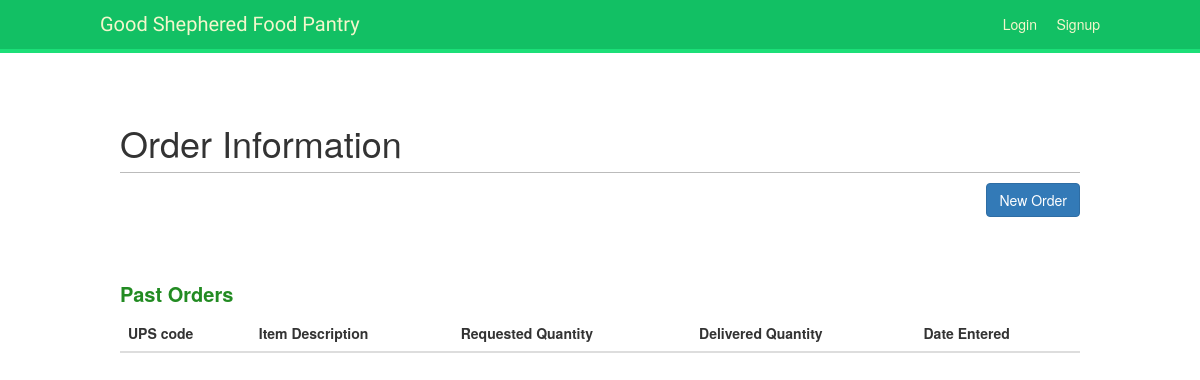
Page /client/2/orders/ on the earlier database version.
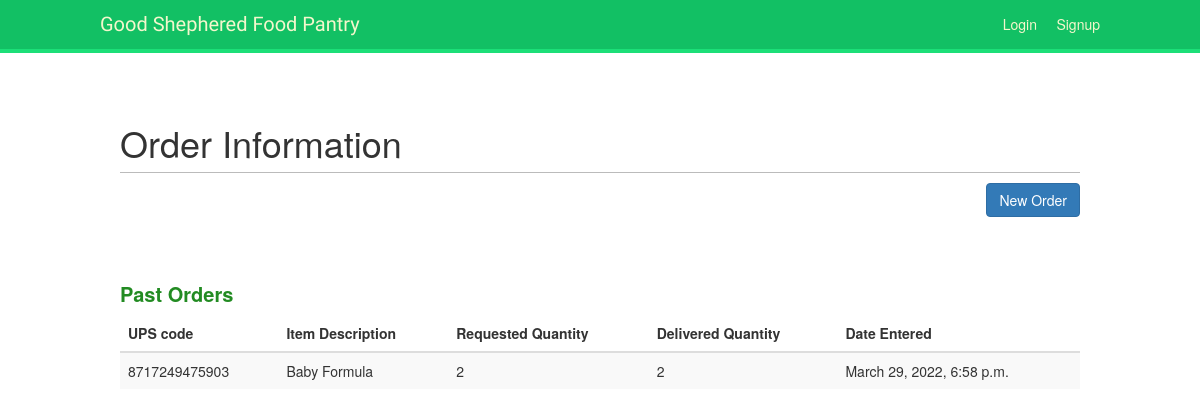
Same page on the later database version.
### account/models.py (models this page shows, shortened)
class Order(models.Model):
    client = models.ForeignKey(Client, on_delete=models.CASCADE)
    UPScode = models.ForeignKey(Inventory, on_delete=models.CASCADE, related_name='inventory_UPScode')
    item_description = models.ForeignKey(Inventory, on_delete=models.CASCADE, related_name='inventory_item_description')
    request_quantity = models.IntegerField(blank=False, null=False)
    delivered_quantity = models.IntegerField(blank=False, null=False)
    date = models.ForeignKey(Visit, on_delete=models.CASCADE)
    created_date = models.DateTimeField(default=timezone.now)

class Inventory(models.Model):
    UPScode = models.CharField(max_length=15)
    item_description = models.CharField(max_length=100)
    total_quantity = models.IntegerField(blank=False, null=False)
    created_date = models.DateTimeField(default=timezone.now)

class Visit(models.Model):
    visit_note = models.CharField(max_length=2000)
    client = models.ForeignKey(Client, on_delete=models.CASCADE)
    created_date = models.DateTimeField(default=timezone.now)

### account/views.py (the view)
# urls.py: path('client/<int:pk>/orders/', views.client_orders, name='client_orders'),
def client_orders(request, pk):
    print("pk is", pk)
    orders = Order.objects.all()
    clientid = ""
    order = []
    for ordr in orders:
        if ordr.client_id == pk:
            order.append(ordr)
            clientid = ordr.client_id
    if clientid == "":
        clientid = pk
    print('ordr is', clientid)
    return render(request, 'crm/client_orders.html', {'order': order, 'clientId': clientid})

### account/templates/crm/client_orders.html (shortened to what this page needs)
{% extends "base.html" %}
{% block content %}
        <h1>Order Information</h1>
        <div><a href="{% url 'order_new' pk=clientId %}"><span
                class="btn btn-primary" style="float: right;">New Order</span></a>
        </div><br><br><br><br>
        <h3 style="color:forestgreen; font-weight: bold; font-size: 20px;">Past Orders</h3>
        <table class="table table-striped">
            <thead>
            <tr>
                <th>UPS code</th>
                <th>Item Description</th>
                <th>Requested Quantity</th>
                <th>Delivered Quantity</th>
                <th>Date Entered</th>
            </tr>
            </thead>
        {% for order in order %}
            <tbody>
            <tr>
                <td>{{ order.UPScode.UPScode }}</td>
                <td>{{ order.item_description.item_description }}</td>
                <td>{{ order.request_quantity }}</td>
                <td>{{ order.delivered_quantity }}</td>
                <td>{{ order.date.created_date }}</td>
            </tr>
            </tbody>
        {% endfor %}
        </table>
{% endblock %}

Differences in the rows shown:
added Order: UPScode.UPScode "8717249475903", item_description.item_description "Baby Formula", request_quantity "2", delivered_quantity "2", date.created_date "March 29, 2022, 6:58 p.m."
